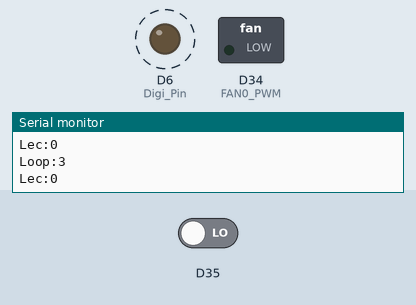
Simulated run of this sketch. Board: Arduino Due. On the bench: switched loads named in the sketch (green lamp = pin HIGH), output pins drawn as LEDs (lit = HIGH), the last lines printed to the serial monitor. Dashed ring = blinking. The test bench sets the inputs (shaded band); at power-on: D35 LOW.

Above: at 5.8 s.
5.9 s: D35 driven HIGH
At 8.4 s:
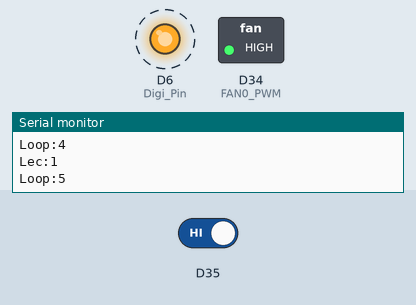
12.1 s: D35 driven LOW
At 14.8 s:
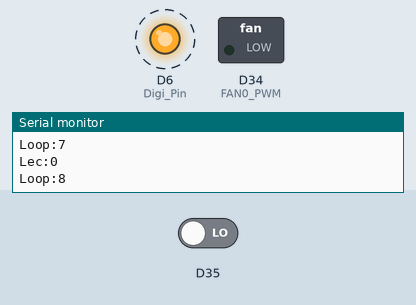
Timing chart, 0 to 24.3 s (numbered marks = the images above; inputs shaded):
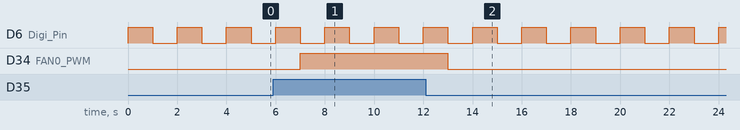

The sketch:

Duet_Test.ino
```cpp
// Test de la Duet amb drivers de motors sucarrats.

// Sortides MOSFETs
#define FAN0_PWM 34  //PC2
#define E0_PWM 40    //PC8
#define BED_PWM 6    //PC24

// Entrades Digitals. S'ha dalimentar la potencia pa que s'encenguen els LEDs.
// Los LEDs s encenen quan fiquem un LOW, GND.
#define X_STOP 11  //PD7
#define Y_STOP 28  //PD3
#define E0_STOP 31 //PA7


// I/O Digitals Expansion HEad


// Sortida Digital a Provar
int Digi_Pin=BED_PWM;

// the setup function runs once when you press reset or power the board
void setup() {
  // initialize digital pin LED_BUILTIN as an output.
  pinMode(Digi_Pin, OUTPUT);
  pinMode(FAN0_PWM, OUTPUT);
  pinMode(35, INPUT);

  //Serial.begin(115200);   //Monitor Serie el Programming Port
  SerialUSB.begin(115200);  //El monitor serie pel Native Port, Duet.
}

int Loop=0;

// the loop function runs over and over again forever
void loop() {
  Loop++;

  SerialUSB.print("Loop:");
  SerialUSB.println(Loop);

  digitalWrite(Digi_Pin, HIGH);   // turn the LED on (HIGH is the voltage level)
  delay(1000);                       // wait for a second
  digitalWrite(Digi_Pin, LOW);    // turn the LED off by making the voltage LOW
  int lect=digitalRead(35);
  SerialUSB.println("Lec:" + String(lect));
  if (lect > 0) {
    digitalWrite(FAN0_PWM, HIGH);
  }
  else {
    digitalWrite(FAN0_PWM, LOW);
  }
  delay(1000);                       // wait for a second


}
```

Measured:
- after the input at 5.9 s, D34 (FAN0_PWM): LOW → HIGH after 1.1 s
- after the input at 12.1 s, D34 (FAN0_PWM): HIGH → LOW after 0.90 s
- by itself, D6 (Digi_Pin): alternates HIGH for 1.0 s and LOW for 1.0 s
